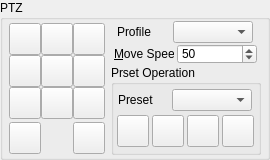
         <widget class="QGroupBox" name="groupBox_9">
          <property name="sizePolicy">
           <sizepolicy hsizetype="Fixed" vsizetype="Preferred">
            <horstretch>0</horstretch>
            <verstretch>0</verstretch>
           </sizepolicy>
          </property>
          <property name="minimumSize">
           <size>
            <width>270</width>
            <height>160</height>
           </size>
          </property>
          <property name="maximumSize">
           <size>
            <width>270</width>
            <height>160</height>
           </size>
          </property>
          <property name="title">
           <string>PTZ</string>
          </property>
          <layout class="QHBoxLayout" name="horizontalLayout_6">
           <property name="spacing">
            <number>0</number>
           </property>
           <property name="leftMargin">
            <number>0</number>
           </property>
           <property name="topMargin">
            <number>0</number>
           </property>
           <property name="rightMargin">
            <number>0</number>
           </property>
           <property name="bottomMargin">
            <number>0</number>
           </property>
           <item>
            <layout class="QVBoxLayout" name="verticalLayout">
             <property name="spacing">
              <number>0</number>
             </property>
             <item>
              <layout class="QGridLayout" name="gridLayout">
               <property name="spacing">
                <number>0</number>
               </property>
               <item row="0" column="0">
                <widget class="QPushButton" name="ButtonLeftUp">
                 <property name="minimumSize">
                  <size>
                   <width>32</width>
                   <height>32</height>
                  </size>
                 </property>
                 <property name="maximumSize">
                  <size>
                   <width>32</width>
                   <height>32</height>
                  </size>
                 </property>
                 <property name="text">
                  <string/>
                 </property>
                 <property name="icon">
                  <iconset resource="rtspPlayer.qrc">
                   <normaloff>:/rtspPlayer/Resources/arrow-leftup-3.ico</normaloff>:/rtspPlayer/Resources/arrow-leftup-3.ico</iconset>
                 </property>
                </widget>
               </item>
               <item row="0" column="1">
                <widget class="QPushButton" name="ButtonUp">
                 <property name="minimumSize">
                  <size>
                   <width>32</width>
                   <height>32</height>
                  </size>
                 </property>
                 <property name="maximumSize">
                  <size>
                   <width>32</width>
                   <height>32</height>
                  </size>
                 </property>
                 <property name="text">
                  <string/>
                 </property>
                 <property name="icon">
                  <iconset resource="rtspPlayer.qrc">
                   <normaloff>:/rtspPlayer/Resources/arrow-up-3.ico</normaloff>:/rtspPlayer/Resources/arrow-up-3.ico</iconset>
                 </property>
                </widget>
               </item>
               <item row="0" column="2">
                <widget class="QPushButton" name="ButtonRightUp">
                 <property name="minimumSize">
                  <size>
                   <width>32</width>
                   <height>32</height>
                  </size>
                 </property>
                 <property name="maximumSize">
                  <size>
                   <width>32</width>
                   <height>32</height>
                  </size>
                 </property>
                 <property name="text">
                  <string/>
                 </property>
                 <property name="icon">
                  <iconset resource="rtspPlayer.qrc">
                   <normaloff>:/rtspPlayer/Resources/arrow-rightup-3.ico</normaloff>:/rtspPlayer/Resources/arrow-rightup-3.ico</iconset>
                 </property>
                </widget>
               </item>
               <item row="1" column="0">
                <widget class="QPushButton" name="ButtonLeft">
                 <property name="minimumSize">
                  <size>
                   <width>32</width>
                   <height>32</height>
                  </size>
                 </property>
                 <property name="maximumSize">
                  <size>
                   <width>32</width>
                   <height>32</height>
                  </size>
                 </property>
                 <property name="text">
                  <string/>
                 </property>
                 <property name="icon">
                  <iconset resource="rtspPlayer.qrc">
                   <normaloff>:/rtspPlayer/Resources/arrow-left-3.ico</normaloff>:/rtspPlayer/Resources/arrow-left-3.ico</iconset>
                 </property>
                </widget>
               </item>
               <item row="1" column="1">
                <widget class="QPushButton" name="ButtonHome">
                 <property name="minimumSize">
                  <size>
                   <width>32</width>
                   <height>32</height>
                  </size>
                 </property>
                 <property name="maximumSize">
                  <size>
                   <width>32</width>
                   <height>32</height>
                  </size>
                 </property>
                 <property name="text">
                  <string/>
                 </property>
                 <property name="icon">
                  <iconset resource="rtspPlayer.qrc">
                   <normaloff>:/rtspPlayer/Resources/go-home-4.ico</normaloff>:/rtspPlayer/Resources/go-home-4.ico</iconset>
                 </property>
                </widget>
               </item>
               <item row="1" column="2">
                <widget class="QPushButton" name="ButtonRight">
                 <property name="minimumSize">
                  <size>
                   <width>32</width>
                   <height>32</height>
                  </size>
                 </property>
                 <property name="maximumSize">
                  <size>
                   <width>32</width>
                   <height>32</height>
                  </size>
                 </property>
                 <property name="text">
                  <string/>
                 </property>
                 <property name="icon">
                  <iconset resource="rtspPlayer.qrc">
                   <normaloff>:/rtspPlayer/Resources/arrow-right-3.ico</normaloff>:/rtspPlayer/Resources/arrow-right-3.ico</iconset>
                 </property>
                </widget>
               </item>
               <item row="2" column="0">
                <widget class="QPushButton" name="ButtonLeftDown">
                 <property name="minimumSize">
                  <size>
                   <width>32</width>
                   <height>32</height>
                  </size>
                 </property>
                 <property name="maximumSize">
                  <size>
                   <width>32</width>
                   <height>32</height>
                  </size>
                 </property>
                 <property name="text">
                  <string/>
                 </property>
                 <property name="icon">
                  <iconset resource="rtspPlayer.qrc">
                   <normaloff>:/rtspPlayer/Resources/arrow-leftdown-3.ico</normaloff>:/rtspPlayer/Resources/arrow-leftdown-3.ico</iconset>
                 </property>
                </widget>
               </item>
               <item row="2" column="1">
                <widget class="QPushButton" name="ButtonDown">
                 <property name="minimumSize">
                  <size>
                   <width>32</width>
                   <height>32</height>
                  </size>
                 </property>
                 <property name="maximumSize">
                  <size>
                   <width>32</width>
                   <height>32</height>
                  </size>
                 </property>
                 <property name="text">
                  <string/>
                 </property>
                 <property name="icon">
                  <iconset resource="rtspPlayer.qrc">
                   <normaloff>:/rtspPlayer/Resources/arrow-down-3.ico</normaloff>:/rtspPlayer/Resources/arrow-down-3.ico</iconset>
                 </property>
                </widget>
               </item>
               <item row="2" column="2">
                <widget class="QPushButton" name="ButtonRightDown">
                 <property name="minimumSize">
                  <size>
                   <width>32</width>
                   <height>32</height>
                  </size>
                 </property>
                 <property name="maximumSize">
                  <size>
                   <width>32</width>
                   <height>32</height>
                  </size>
                 </property>
                 <property name="text">
                  <string/>
                 </property>
                 <property name="icon">
                  <iconset resource="rtspPlayer.qrc">
                   <normaloff>:/rtspPlayer/Resources/arrow-Rightdown-3.ico</normaloff>:/rtspPlayer/Resources/arrow-Rightdown-3.ico</iconset>
                 </property>
                </widget>
               </item>
              </layout>
             </item>
             <item>
              <layout class="QHBoxLayout" name="horizontalLayout_2">
               <property name="spacing">
                <number>0</number>
               </property>
               <item>
                <widget class="QPushButton" name="ButtonZoomIn">
                 <property name="minimumSize">
                  <size>
                   <width>32</width>
                   <height>32</height>
                  </size>
                 </property>
                 <property name="maximumSize">
                  <size>
                   <width>32</width>
                   <height>32</height>
                  </size>
                 </property>
                 <property name="toolTip">
                  <string>Optical Zoom In</string>
                 </property>
                 <property name="statusTip">
                  <string>Optical Zoom In</string>
                 </property>
                 <property name="whatsThis">
                  <string>Optical Zoom In</string>
                 </property>
                 <property name="text">
                  <string/>
                 </property>
                 <property name="icon">
                  <iconset resource="rtspPlayer.qrc">
                   <normaloff>:/rtspPlayer/Resources/zoom-in-3.ico</normaloff>:/rtspPlayer/Resources/zoom-in-3.ico</iconset>
                 </property>
                </widget>
               </item>
               <item>
                <spacer name="horizontalSpacer">
                 <property name="orientation">
                  <enum>Qt::Horizontal</enum>
                 </property>
                 <property name="sizeType">
                  <enum>QSizePolicy::Fixed</enum>
                 </property>
                 <property name="sizeHint" stdset="0">
                  <size>
                   <width>32</width>
                   <height>20</height>
                  </size>
                 </property>
                </spacer>
               </item>
               <item>
                <widget class="QPushButton" name="ButtonZoomOut">
                 <property name="minimumSize">
                  <size>
                   <width>32</width>
                   <height>32</height>
                  </size>
                 </property>
                 <property name="maximumSize">
                  <size>
                   <width>32</width>
                   <height>32</height>
                  </size>
                 </property>
                 <property name="toolTip">
                  <string>Optical Zoom Out</string>
                 </property>
                 <property name="statusTip">
                  <string>Optical Zoom Out</string>
                 </property>
                 <property name="whatsThis">
                  <string>Optical Zoom Out</string>
                 </property>
                 <property name="text">
                  <string/>
                 </property>
                 <property name="icon">
                  <iconset resource="rtspPlayer.qrc">
                   <normaloff>:/rtspPlayer/Resources/zoom-out-3.ico</normaloff>:/rtspPlayer/Resources/zoom-out-3.ico</iconset>
                 </property>
                </widget>
               </item>
              </layout>
             </item>
            </layout>
           </item>
           <item>
            <layout class="QVBoxLayout" name="verticalLayout_3">
             <item>
              <layout class="QHBoxLayout" name="horizontalLayout">
               <property name="spacing">
                <number>0</number>
               </property>
               <item>
                <widget class="QLabel" name="label_Profile">
                 <property name="minimumSize">
                  <size>
                   <width>50</width>
                   <height>0</height>
                  </size>
                 </property>
                 <property name="maximumSize">
                  <size>
                   <width>50</width>
                   <height>16777215</height>
                  </size>
                 </property>
                 <property name="text">
                  <string>Profile</string>
                 </property>
                 <property name="buddy">
                  <cstring>comboBox_Profile</cstring>
                 </property>
                </widget>
               </item>
               <item>
                <widget class="QComboBox" name="comboBox_Profile">
                 <property name="minimumSize">
                  <size>
                   <width>80</width>
                   <height>0</height>
                  </size>
                 </property>
                 <property name="maximumSize">
                  <size>
                   <width>80</width>
                   <height>16777215</height>
                  </size>
                 </property>
                </widget>
               </item>
              </layout>
             </item>
             <item>
              <layout class="QHBoxLayout" name="horizontalLayout_5">
               <property name="spacing">
                <number>0</number>
               </property>
               <item>
                <widget class="QLabel" name="labelSpeed">
                 <property name="maximumSize">
                  <size>
                   <width>60</width>
                   <height>20</height>
                  </size>
                 </property>
                 <property name="text">
                  <string>&amp;Move Speed</string>
                 </property>
                 <property name="buddy">
                  <cstring>spinBoxSpeed</cstring>
                 </property>
                </widget>
               </item>
               <item>
                <widget class="QSpinBox" name="spinBoxSpeed">
                 <property name="minimumSize">
                  <size>
                   <width>80</width>
                   <height>20</height>
                  </size>
                 </property>
                 <property name="maximumSize">
                  <size>
                   <width>80</width>
                   <height>20</height>
                  </size>
                 </property>
                 <property name="value">
                  <number>50</number>
                 </property>
                </widget>
               </item>
              </layout>
             </item>
             <item>
              <widget class="QGroupBox" name="groupBox">
               <property name="minimumSize">
                <size>
                 <width>150</width>
                 <height>90</height>
                </size>
               </property>
               <property name="maximumSize">
                <size>
                 <width>135</width>
                 <height>90</height>
                </size>
               </property>
               <property name="title">
                <string>Prset Operation</string>
               </property>
               <layout class="QVBoxLayout" name="verticalLayout_2">
                <property name="spacing">
                 <number>0</number>
                </property>
                <property name="leftMargin">
                 <number>0</number>
                </property>
                <property name="topMargin">
                 <number>0</number>
                </property>
                <property name="rightMargin">
                 <number>0</number>
                </property>
                <property name="bottomMargin">
                 <number>0</number>
                </property>
                <item>
                 <layout class="QHBoxLayout" name="horizontalLayout_4">
                  <property name="spacing">
                   <number>0</number>
                  </property>
                  <item>
                   <widget class="QLabel" name="label_Preset">
                    <property name="minimumSize">
                     <size>
                      <width>50</width>
                      <height>0</height>
                     </size>
                    </property>
                    <property name="maximumSize">
                     <size>
                      <width>50</width>
                      <height>16777215</height>
                     </size>
                    </property>
                    <property name="text">
                     <string>Preset</string>
                    </property>
                    <property name="buddy">
                     <cstring>comboBox_Presets</cstring>
                    </property>
                   </widget>
                  </item>
                  <item>
                   <widget class="QComboBox" name="comboBox_Presets">
                    <property name="minimumSize">
                     <size>
                      <width>80</width>
                      <height>0</height>
                     </size>
                    </property>
                    <property name="maximumSize">
                     <size>
                      <width>80</width>
                      <height>16777215</height>
                     </size>
                    </property>
                   </widget>
                  </item>
                 </layout>
                </item>
                <item>
                 <layout class="QHBoxLayout" name="horizontalLayout_3">
                  <property name="spacing">
                   <number>0</number>
                  </property>
                  <item>
                   <widget class="QPushButton" name="ButtonPresetAdd">
                    <property name="minimumSize">
                     <size>
                      <width>32</width>
                      <height>32</height>
                     </size>
                    </property>
                    <property name="maximumSize">
                     <size>
                      <width>32</width>
                      <height>32</height>
                     </size>
                    </property>
                    <property name="toolTip">
                     <string>Add a new Preset for current Postion!</string>
                    </property>
                    <property name="statusTip">
                     <string>Add a new Preset for current Postion!</string>
                    </property>
                    <property name="text">
                     <string/>
                    </property>
                    <property name="icon">
                     <iconset resource="rtspPlayer.qrc">
                      <normaloff>:/rtspPlayer/Resources/edit-add-2.ico</normaloff>:/rtspPlayer/Resources/edit-add-2.ico</iconset>
                    </property>
                   </widget>
                  </item>
                  <item>
                   <widget class="QPushButton" name="ButtonPresetEdit">
                    <property name="minimumSize">
                     <size>
                      <width>32</width>
                      <height>32</height>
                     </size>
                    </property>
                    <property name="maximumSize">
                     <size>
                      <width>32</width>
                      <height>32</height>
                     </size>
                    </property>
                    <property name="toolTip">
                     <string>Delete the selected Preset!</string>
                    </property>
                    <property name="statusTip">
                     <string>Delete the selected Preset!</string>
                    </property>
                    <property name="text">
                     <string/>
                    </property>
                    <property name="icon">
                     <iconset resource="rtspPlayer.qrc">
                      <normaloff>:/rtspPlayer/Resources/edit-4.ico</normaloff>:/rtspPlayer/Resources/edit-4.ico</iconset>
                    </property>
                   </widget>
                  </item>
                  <item>
                   <widget class="QPushButton" name="ButtonPresetDel">
                    <property name="minimumSize">
                     <size>
                      <width>32</width>
                      <height>32</height>
                     </size>
                    </property>
                    <property name="maximumSize">
                     <size>
                      <width>32</width>
                      <height>32</height>
                     </size>
                    </property>
                    <property name="toolTip">
                     <string>Edit a select preset for current position!</string>
                    </property>
                    <property name="statusTip">
                     <string>Edit a select preset for current position!</string>
                    </property>
                    <property name="text">
                     <string/>
                    </property>
                    <property name="icon">
                     <iconset resource="rtspPlayer.qrc">
                      <normaloff>:/rtspPlayer/Resources/dialog-no-2.ico</normaloff>:/rtspPlayer/Resources/dialog-no-2.ico</iconset>
                    </property>
                   </widget>
                  </item>
                  <item>
                   <widget class="QPushButton" name="ButtonPresetGoto">
                    <property name="minimumSize">
                     <size>
                      <width>32</width>
                      <height>32</height>
                     </size>
                    </property>
                    <property name="maximumSize">
                     <size>
                      <width>32</width>
                      <height>32</height>
                     </size>
                    </property>
                    <property name="toolTip">
                     <string>Move the position of selected Preset!</string>
                    </property>
                    <property name="statusTip">
                     <string>Move the position of selected Preset!</string>
                    </property>
                    <property name="text">
                     <string/>
                    </property>
                    <property name="icon">
                     <iconset resource="rtspPlayer.qrc">
                      <normaloff>:/rtspPlayer/Resources/go-jump-3.ico</normaloff>:/rtspPlayer/Resources/go-jump-3.ico</iconset>
                    </property>
                   </widget>
                  </item>
                 </layout>
                </item>
               </layout>
              </widget>
             </item>
            </layout>
           </item>
          </layout>
         </widget>
